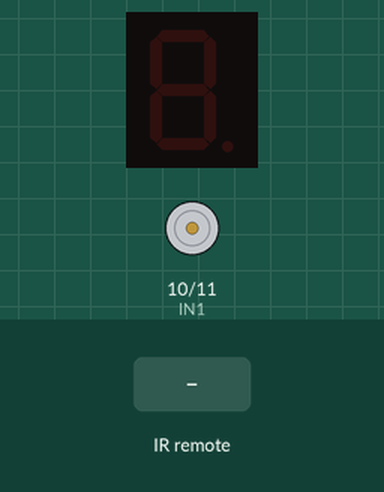
Recording of a sketch running on a simulated Arduino Uno, built with avr-gcc and run on an emulated ATmega328P. Parts: 1-digit seven-segment display, motor-driver pin pairs drawn as motors (green arrow = first pin HIGH = forward, orange = second pin HIGH = backward, longer = more drive). Wiring (inferred from the names in the program): 1-digit 7-segment display, segments lit when HIGH: segments pin 9, pin 8, pin 7, pin 6, pin 5, pin 4, pin 3. Inputs (shaded band) come from the test bench. The segment pins are drawn as the display they are named for.

Above: at 1.2 s.
1.3 s: infrared code 0xFFE21D received
At 2.0 s:
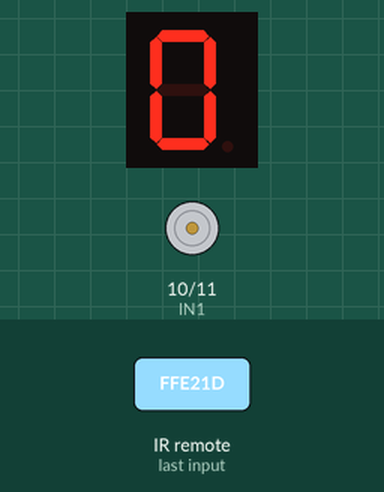
2.8 s: infrared code 0xFF30CF received
At 3.1 s:
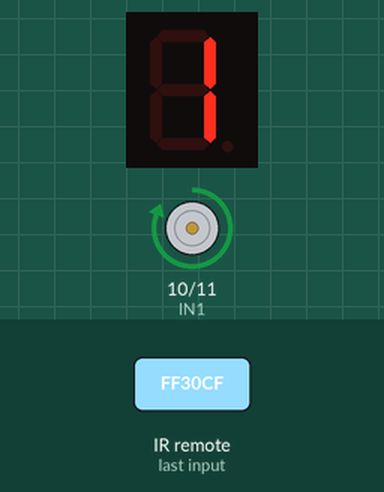
4.3 s: infrared code 0xFF18E7 received
At 5.5 s:
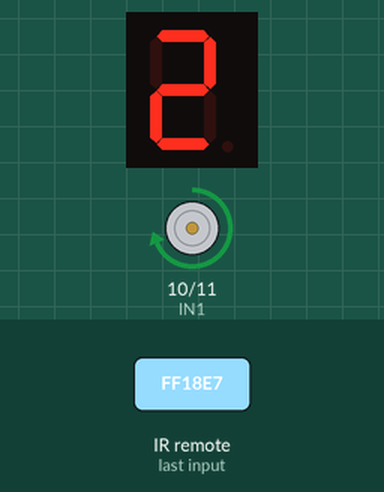
5.8 s: infrared code 0xFF7A85 received
At 6.6 s:
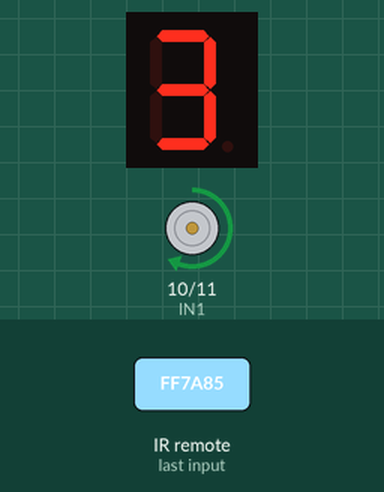
7.3 s: infrared code 0xFF30CF received
At 7.7 s:
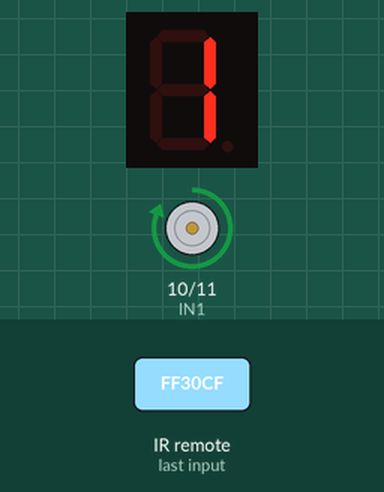
Timing chart, 0 to 9.8 s (numbered marks = the images above; inputs shaded):
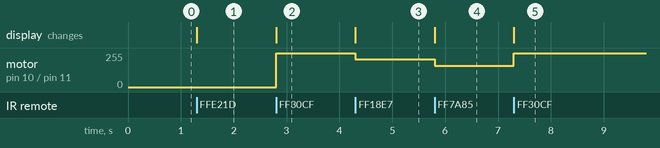

Measured:
- after the input at 1.3 s, the display: changes at once (image 1)
- after the input at 2.8 s, motor on pin 10 (IN1) / pin 11 (IN2): stopped → forward 255/255 at once; the display: changes at once (image 2)
- after the input at 4.3 s, motor on pin 10 (IN1) / pin 11 (IN2): forward 255/255 → forward 210/255 at once; the display: changes at once (image 3)
- after the input at 5.8 s, motor on pin 10 (IN1) / pin 11 (IN2): forward 210/255 → forward 160/255 at once; the display: changes at once (image 4)
- after the input at 7.3 s, motor on pin 10 (IN1) / pin 11 (IN2): forward 160/255 → forward 255/255 at once; the display: changes at once (image 5)

The sketch:

tp3.ino
```cpp
#include <IRremote.h>
int Recv_Pin = 13;
int IN1=10;
int IN2=11;
byte seg_Pin[]={3,4,5,6,7,8,9};
byte seg_Data[5][7]={{0,1,1,1,1,1,1},{0,0,0,0,1,1,0},{1,0,1,1,0,1,1},{1,0,0,1,1,1,1},{0,0,0,0,0,0,0}};
int mode = -1;
int mode_on = -1;
int ii;
IRrecv irrecv(Recv_Pin);
decode_results results;
void setup()
{
  pinMode(IN1, OUTPUT); 		// 初始化馬達控制腳為輸出
  pinMode(IN2, OUTPUT);
  irrecv.enableIRIn();                   //啟動紅外遙控
  for(ii=0;ii<7;ii++)
     pinMode(seg_Pin[ii],OUTPUT);
}
void loop() {
    if (irrecv.decode(&results)) {
     if(results.value== 0xFFE21D && mode_on!=1)         //確認接收到按鍵ON的編碼
     {
        CodeWrite (0);
        Serial.println("turn on");    //串口顯示關燈
        mode_on = 1;
        mode = -1;
     }
     else if(results.value== 0xFF30CF && mode!=1) {
          if(mode_on==1)
           {
            CodeWrite (1);
            mode = 1;
            analogWrite(IN1,255); 			// 風扇1速255
            digitalWrite(IN2,LOW);
          }
         }
     else if(results.value== 0xFF18E7 && mode!=2) {
          if(mode_on==1)
           {
            CodeWrite (2);
            mode = 2;
            analogWrite(IN1,210); 			// 風扇2速210
            digitalWrite(IN2,LOW);
          }
         }
     else if(results.value== 0xFF7A85 && mode!=3) {
          if(mode_on==1)
           {
            CodeWrite (3);
            mode = 3;
            analogWrite(IN1,160); 			// 風扇3速160
            digitalWrite(IN2,LOW);
          }
         }
     else if(results.value== 0xFF629D && mode!=4) {
          if(mode_on==1)
           {
            CodeWrite (4);
            mode = 4;
            analogWrite(IN1,LOW); 			// 風扇off速
            digitalWrite(IN2,LOW);
            mode_on = -1;
          }
         }
         irrecv.resume(); // 接收下一個值
  }
}
void CodeWrite(byte dat) {
for (ii=0; ii<7; ii++)
// 讀出 dat 指定位元，並顯示在對應七段顯示器的 pin 腳上
	digitalWrite(seg_Pin[ii], seg_Data[dat][ii]);
}
```
